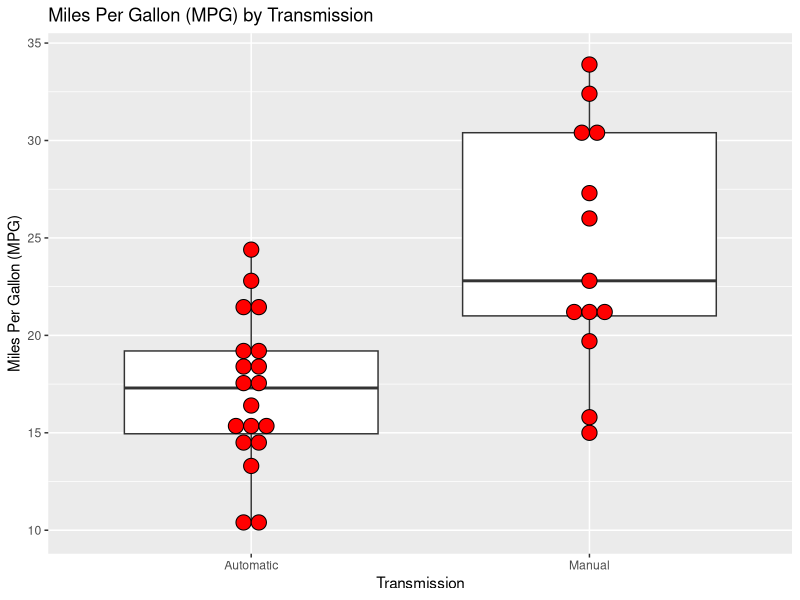
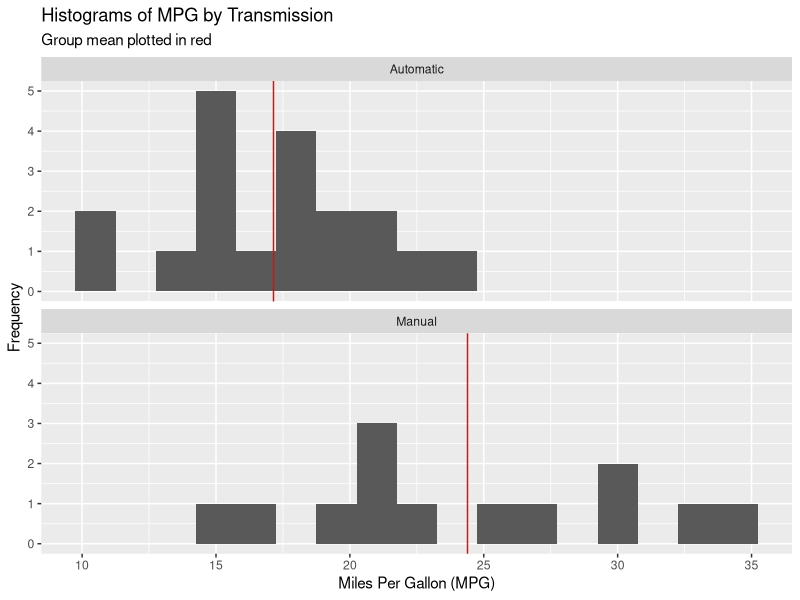
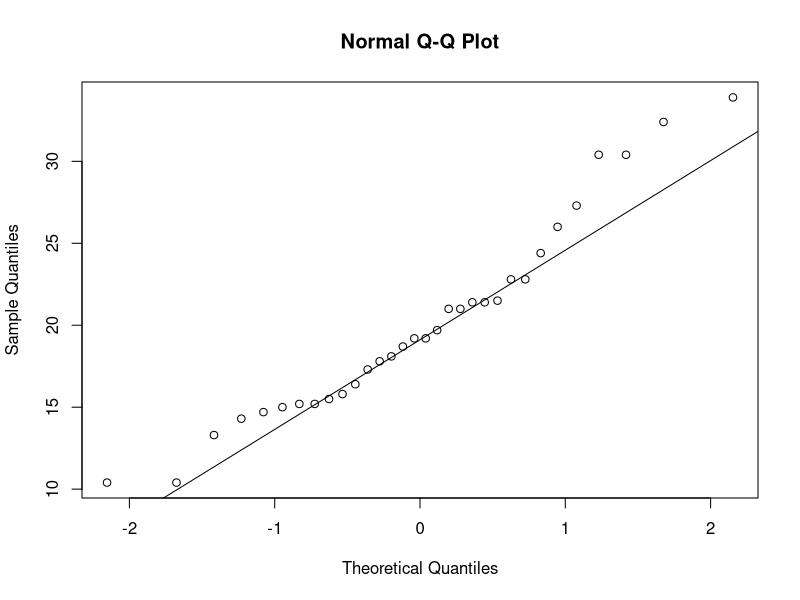
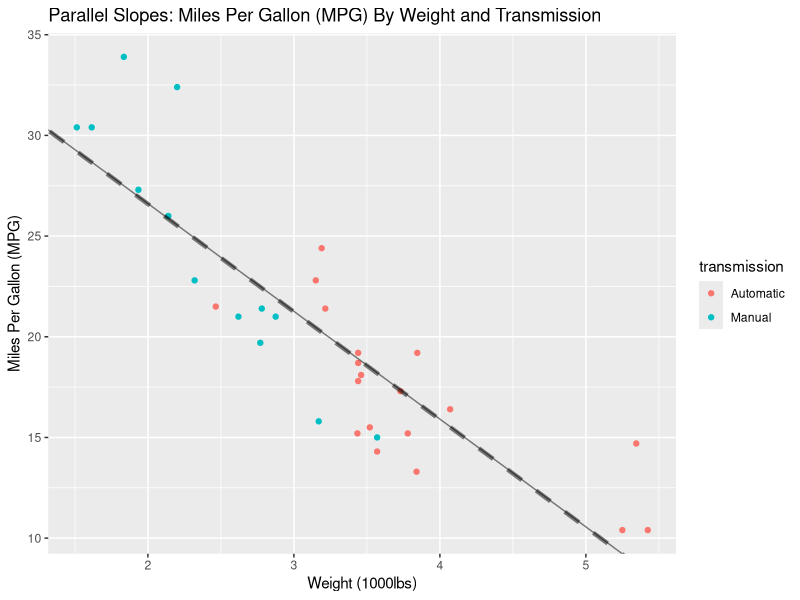
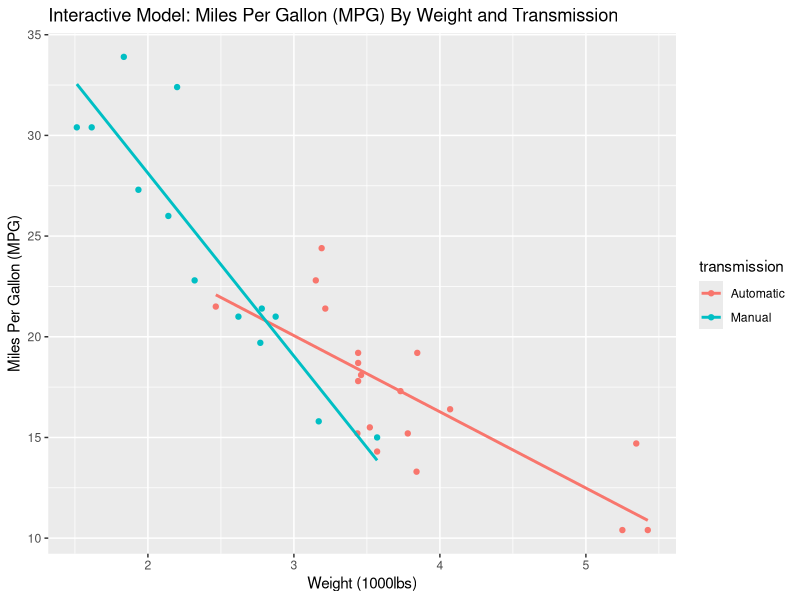
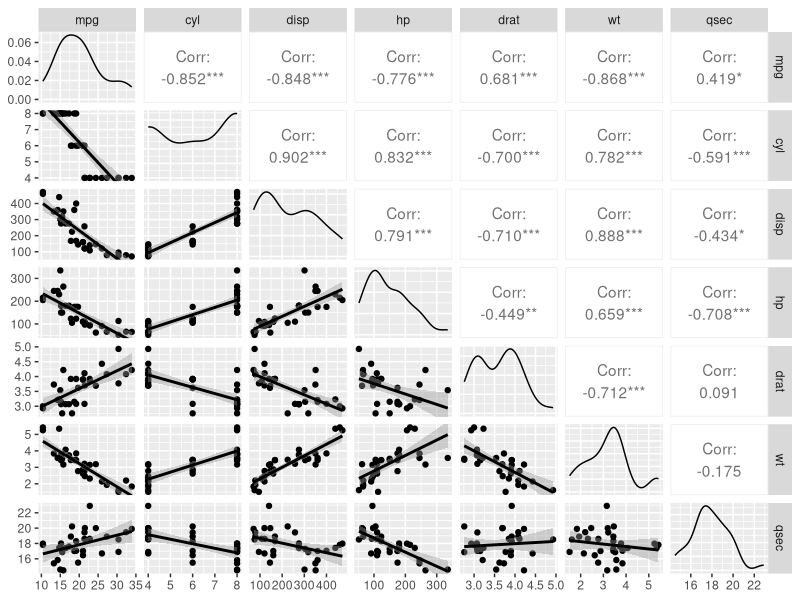
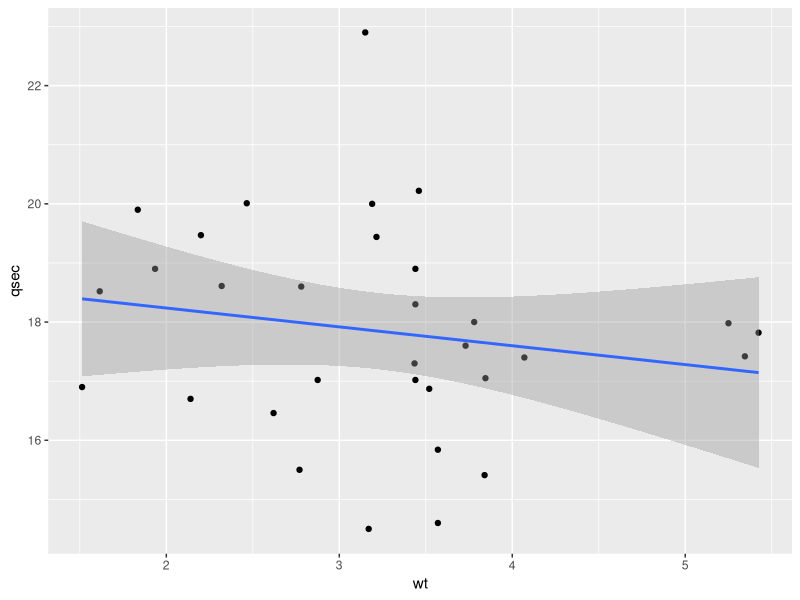
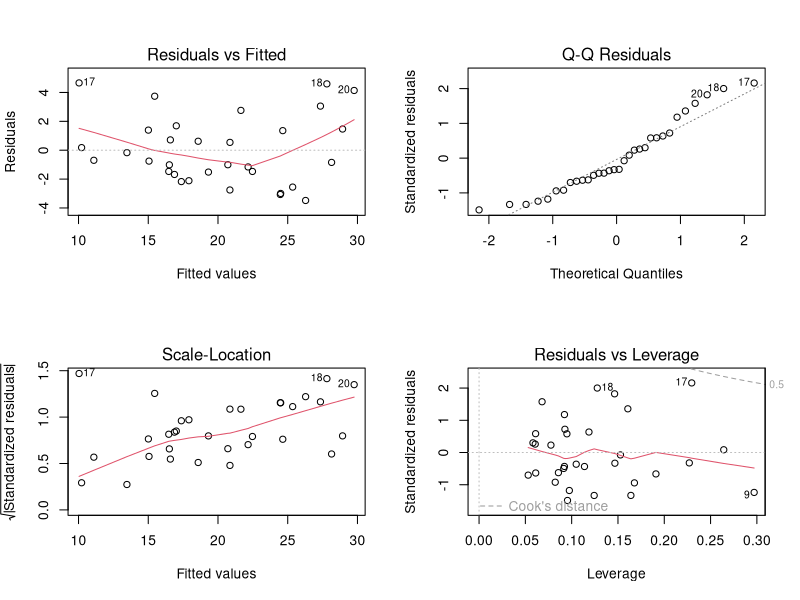

Source code (R) for these figures, in order:
## ---- chunk 1
knitr::opts_chunk$set(echo = TRUE, cache = TRUE)
## ---- chunk 2
# load data and libraries
data("mtcars")
library(ggplot2)
library(dplyr)
library(datasets)
library(knitr)
library(GGally)
library(car)
## ---- chunk 3
# create a new column
mtcars$transmission <- NA

# copy the data from the existing column into the new one
mtcars$transmission <- mtcars$am

# recode data to shorter labels, keeping factor order
mtcars$transmission <- dplyr::recode(mtcars$transmission, `0` = 'Automatic', `1` = 'Manual')

# make it a factor variable
mtcars$transmission <- as.factor(mtcars$transmission)

# summary statistics table
table <- mtcars %>%
    group_by(transmission) %>%
    summarise(n = n(),
              min = min(mpg),
              q1 = quantile(mpg, 0.25),
              median = median(mpg),
              mean_mpg = mean(mpg),
              q3 = quantile(mpg, 0.75),
              max = max(mpg),
              sd_mpg = sd(mpg))
kable(table, align = 'c', digits = 3)
## ---- chunk 4
# plot mpg by transmission
ggplot(mtcars, aes(y = mpg, x = transmission)) + 
    geom_boxplot() +
    geom_dotplot(binaxis = 'y', stackdir = 'center', fill = 'red') +
    labs(x = "Transmission", y = "Miles Per Gallon (MPG)",
         title = "Miles Per Gallon (MPG) by Transmission")
## ---- chunk 5
# mutate a mean mpg variable by group
mtcars <- mtcars %>%
    group_by(transmission) %>%
    mutate(mean_mpg = mean(mpg))

# comparative histogram
ggplot(mtcars, aes(x = mpg)) +
    geom_histogram(binwidth = 1.5) +
    facet_wrap(~ transmission, nrow = 2) +
    geom_vline(aes(xintercept = mean_mpg), col = 'red') +
    labs(x = "Miles Per Gallon (MPG)", y = "Frequency",
         title = "Histograms of MPG by Transmission",
         subtitle = "Group mean plotted in red")
## ---- chunk 6
# normal quantile plot
qqnorm(mtcars$mpg)
qqline(mtcars$mpg)
## ---- chunk 7
# filter data
mpg_manual <- mtcars[mtcars$transmission == "Manual",]$mpg
mpg_auto <- mtcars[mtcars$transmission == "Automatic",]$mpg

# perform t-test
t.test(mpg_manual, mpg_auto, var.equal = FALSE, alternative = 'greater')
## ---- chunk 8
# fit simple linear model
slr <- lm(mpg ~ transmission, data = mtcars)
summary(slr)
## ---- chunk 9
# confidence intervals for automatic and manual transmission cars
ci_a <- predict(slr, newdata = data.frame(transmission = "Automatic"), interval = "confidence")
ci_m <- predict(slr, newdata = data.frame(transmission = "Manual"), interval = "confidence")

# arrange in a table
ci <- data.frame(Transmission = c("Automatic", "Manual"),
           Lower = c(ci_a[2], ci_m[2]),
           Fit = c(ci_a[1], ci_m[1]),
           Upper = c(ci_a[3], ci_m[3]))
kable(ci, digits = 3, align = 'c', caption = "Simple Linear Regression: MPG Confidence Intervals")
## ---- chunk 10
# prediction intervals for automatic and manual transmission cars
pi_a <- predict(slr, newdata = data.frame(transmission = "Automatic"), interval = "predict")
pi_m <- predict(slr, newdata = data.frame(transmission = "Manual"), interval = "predict")

# arrange in a table
pi <- data.frame(Transmission = c("Automatic", "Manual"),
           Lower = c(pi_a[2], pi_m[2]),
           Fit = c(pi_a[1], pi_m[1]),
           Upper = c(pi_a[3], pi_m[3]))
kable(pi, digits = 3, align = 'c', caption = "Simple Linear Regression: MPG Prediction Intervals")
## ---- chunk 11
# calculate R^2
summary(slr)$r.squared
## ---- chunk 12
# parallel slopes model
ps <- lm(mpg ~ wt + transmission, data = mtcars)
summary(ps)
## ---- chunk 13
# plot parallel slopes model
ggplot(mtcars, aes(x = wt, y = mpg, color = transmission)) +
    geom_point() + 
    # automatic regression line
    geom_abline(alpha = 0.5, intercept = coef(ps)[1], 
                slope = coef(ps)[2]) +
    # manual regression line
    geom_abline(alpha = 0.5, intercept = coef(ps)[1] + coef(ps)[3], 
                slope = coef(ps)[2], lty = 2, lwd = 1.5) +
    labs(y = "Miles Per Gallon (MPG)", x = "Weight (1000lbs)",
         title = "Parallel Slopes: Miles Per Gallon (MPG) By Weight and Transmission")
## ---- chunk 14
# confidence intervals for automatic and manual transmission cars
ps_ci_a <- predict(ps, newdata = data.frame(transmission = "Automatic",
                                         wt = mean(mtcars$wt)), interval = "confidence")
ps_ci_m <- predict(ps, newdata = data.frame(transmission = "Manual",
                                         wt = mean(mtcars$wt)), interval = "confidence")

# arrange in a table
ps_ci <- data.frame(Transmission = c("Automatic", "Manual"),
           Lower = c(ps_ci_a[2], ps_ci_m[2]),
           Fit = c(ps_ci_a[1], ps_ci_m[1]),
           Upper = c(ps_ci_a[3], ps_ci_m[3]))
kable(ps_ci, digits = 3, align = 'c', caption = "Parallel Slopes Model: MPG Confidence Intervals")
## ---- chunk 15
# interaction model
inter <- lm(mpg ~ wt + transmission + wt:transmission, data = mtcars)
# alternatively: lm(mpg ~ wt * transmission, data = mtcars)
summary(inter)
## ---- chunk 16
# plot interaction model
ggplot(mtcars, aes(y = mpg, x = wt, color = transmission)) +
    geom_point() +
    geom_smooth(method = "lm", se = FALSE) +
    labs(y = "Miles Per Gallon (MPG)", x = "Weight (1000lbs)",
         title = "Interactive Model: Miles Per Gallon (MPG) By Weight and Transmission")
## ---- chunk 17
# confidence intervals for automatic and manual transmission cars
inter_ci_a <- predict(inter, 
                      newdata = data.frame(transmission = "Automatic",
                                         wt = mean(mtcars$wt)),
                      interval = "confidence")
inter_ci_m <- predict(inter, 
                      newdata = data.frame(transmission = "Manual",
                                         wt = mean(mtcars$wt)),
                      interval = "confidence")

# arrange in a table
inter_ci <- data.frame(Transmission = c("Automatic", "Manual"),
           Lower = c(inter_ci_a[2], inter_ci_m[2]),
           Fit = c(inter_ci_a[1], inter_ci_m[1]),
           Upper = c(inter_ci_a[3], inter_ci_m[3]))
kable(inter_ci, digits = 3, align = 'c', caption = "Interaction Model: MPG Confidence Intervals at Mean Weight")
## ---- chunk 18
# scatterplot matrix
ggpairs(mtcars, columns = 1:7, lower = list(continuous = wrap("smooth", method = "lm")))
## ---- chunk 19
# remove added variables
mtcars0 <- select(mtcars, -mean_mpg, -am)

# start with the full model
mod_full <- lm(mpg ~ ., data = mtcars0)
summary(mod_full)
## ---- chunk 20
# least significant variable
tail(cbind(sort(summary(mod_full)$coefficients[,4])),1)
## ---- chunk 21
# drop least significant variable
mod1 <- lm(mpg ~ . -cyl, data = mtcars0)
# least significant variable
tail(cbind(sort(summary(mod1)$coefficients[,4])),1)
## ---- chunk 22
# drop least significant variable
mod2 <- lm(mpg ~ . -cyl -vs, data = mtcars0)
# least significant variable
tail(cbind(sort(summary(mod2)$coefficients[,4])),1)
## ---- chunk 23
# drop least significant variable
mod3 <- lm(mpg ~ . -cyl -vs -carb, data = mtcars0)
# least significant variable
tail(cbind(sort(summary(mod3)$coefficients[,4])),1)
## ---- chunk 24
# drop least significant variable
mod4 <- lm(mpg ~ . -cyl -vs -carb -gear, data = mtcars0)
# least significant variable
tail(cbind(sort(summary(mod4)$coefficients[,4])),1)
## ---- chunk 25
# drop least significant variable
mod5 <- lm(mpg ~ . -cyl -vs -carb -gear -drat, data = mtcars0)
# least significant variable
tail(cbind(sort(summary(mod5)$coefficients[,4])),1)
## ---- chunk 26
# drop least significant variable
mod6 <- lm(mpg ~ . -cyl -vs -carb -gear -drat -disp, data = mtcars0)
# least significant variable
tail(cbind(sort(summary(mod6)$coefficients[,4])),1)
## ---- chunk 27
# drop least significant variable
mod7 <- lm(mpg ~ . -cyl -vs -carb -gear -drat -disp -hp, 
           data = mtcars0)
# least significant variable
tail(cbind(sort(summary(mod7)$coefficients[,4])),2)
## ---- chunk 28
# final multivariable regression model
mvr <- lm(mpg ~ wt + qsec + transmission, data = mtcars)
summary(mvr)
## ---- chunk 29
# mvr centered
mvrc <- lm(mpg ~ I(wt - mean(wt)) + I(qsec - mean(qsec)) +
               transmission, data = mtcars)
summary(mvrc)$coef
## ---- chunk 30
# confidence intervals for automatic and manual transmission cars
mvr_ci_a <- predict(mvr, 
                      newdata = data.frame(transmission = "Automatic",
                                         wt = mean(mtcars$wt),
                                         qsec = mean(mtcars$qsec)),
                      interval = "confidence")
mvr_ci_m <- predict(mvr, 
                      newdata = data.frame(transmission = "Manual",
                                         wt = mean(mtcars$wt),
                                         qsec = mean(mtcars$qsec)),
                      interval = "confidence")

# arrange in a table
mvr_ci <- data.frame(Transmission = c("Automatic", "Manual"),
           Lower = c(mvr_ci_a[2], mvr_ci_m[2]),
           Fit = c(mvr_ci_a[1], mvr_ci_m[1]),
           Upper = c(mvr_ci_a[3], mvr_ci_m[3]))
kable(mvr_ci, digits = 3, align = 'c', caption = "Multivariable Model: MPG Confidence Intervals at Mean Weight and Quarter Mile Times")
## ---- chunk 31
# plot wt and qsec
ggplot(mtcars, aes(x = wt, y = qsec)) + 
    geom_point() + geom_smooth(method = "lm")
## ---- chunk 32
fit1 <- lm(mpg ~ transmission, data = mtcars) # slr
fit2 <- update(fit1, mpg ~ wt + transmission) # parallel slopes
fit3 <- update(fit2, mpg ~ wt + qsec + transmission) # mvr
fit4 <- update(fit3, mpg ~ wt + qsec + transmission + hp) # new
anova(fit1, fit2, fit3, fit4)
## ---- chunk 33
# calculate residual standard error for each model
rse <- data.frame(
    Model = c("lm(mpg ~ transmission)", 
              "lm(mpg ~ wt + transmission)", 
              "lm(mpg ~ wt * transmission)", 
              "lm(mpg ~ wt + qsec + transmission)"),
    Residual_Standard_Error = c(sigma(slr),sigma(ps),sigma(inter),sigma(mvr)))

kable(rse, digits = 3, align = 'c', caption = "Residual Standard Errors of Competing Models")
## ---- chunk 34
# diagnostic plots
par(mfrow = c(2,2))
plot(mvr)
## ---- chunk 35
# calculate dfbeta
round(dfbeta(mvr),2)
## ---- chunk 36
# calculate hatvalues
head(cbind(sort(hatvalues(mvr), decreasing = TRUE)), 10)
## ---- chunk 37
# calculate VIF
sqrt(vif(mvr))
## ---- chunk 38
# calculate VIF with disp
sqrt(vif(lm(mpg ~ wt + qsec + transmission + disp, data = mtcars)))
## ---- chunk 39
# stepwise backward elimination
step(lm(mpg ~ ., data = mtcars0), direction = 'backward')
## ---- chunk 40
# stepwise forward
fitfull <- lm(mpg ~ ., data = mtcars0)
fitstart <- lm(mpg ~ 1, data = mtcars0)
step(fitstart, direction = "forward", scope = formula(fitfull))
## ---- chunk 41
# stepwise both
step(lm(mpg ~ ., data = mtcars0), direction = 'both')
